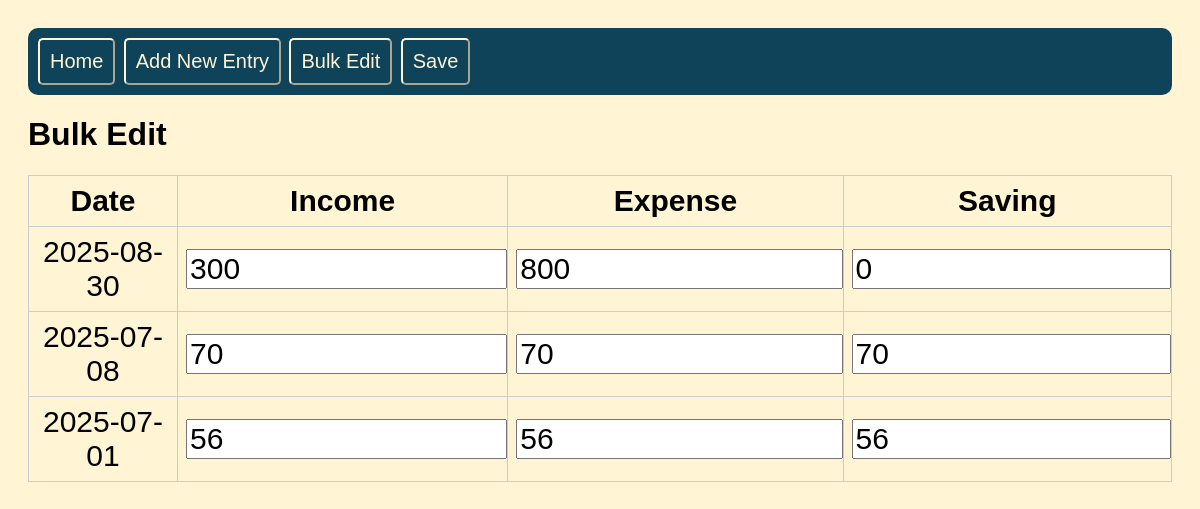
/bulk_edit_form, run on an earlier commit of the app's database.
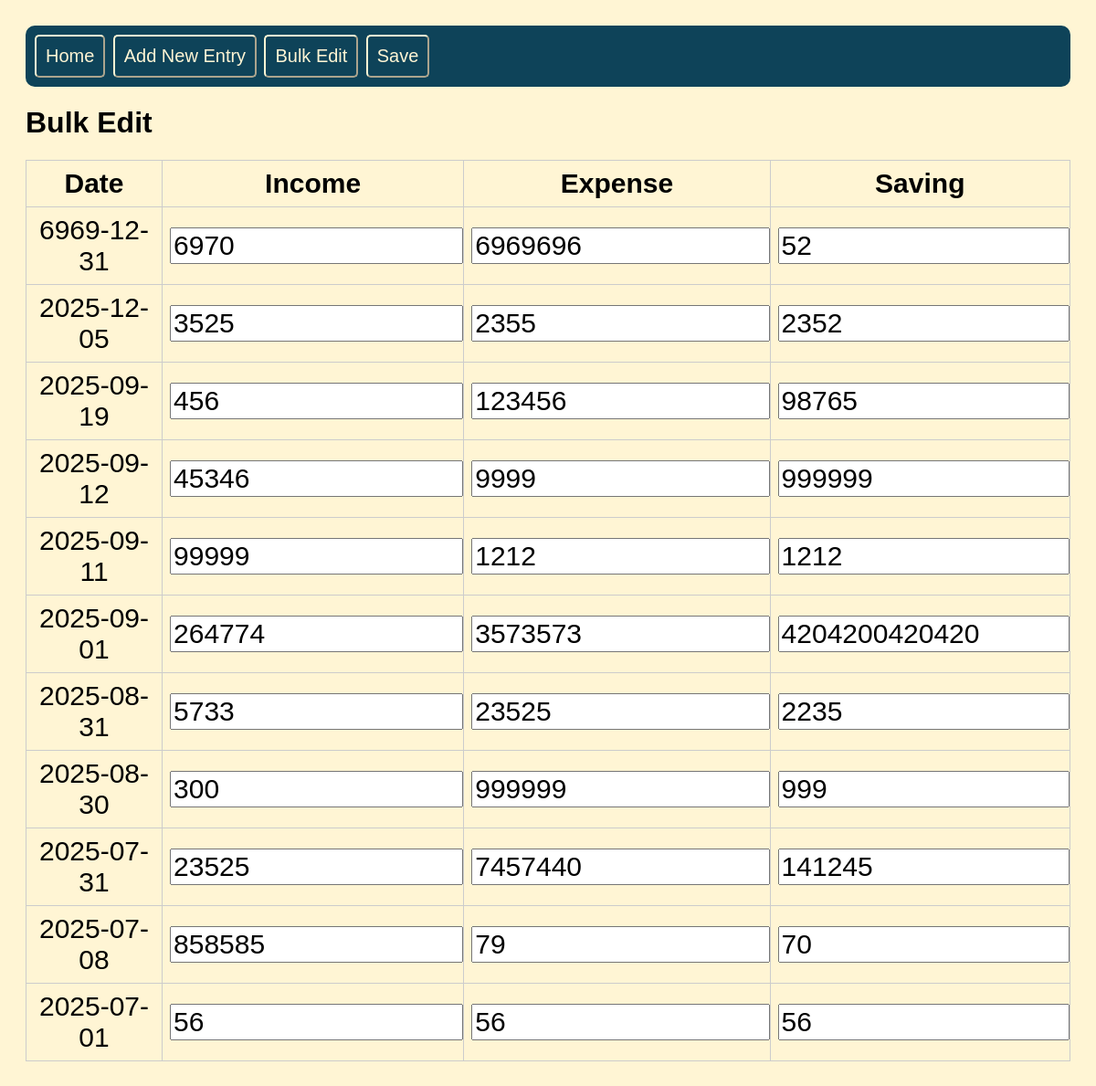
And on a later commit of the database.
### tables this page shows
CREATE TABLE data (
    date TEXT PRIMARY KEY,
    income INTEGER NOT NULL,
    expense INTEGER NOT NULL,
    saving INTEGER NOT NULL
);

### app.py (the view, shortened to what this page needs)
@app.route("/bulk_edit_form", methods= ["GET","POST"])
def bulk_edit_form():
    rows = database.show_data()
    return render_template("bulk_edit.html", rows=rows)

### database.py (called while the page is built)
def show_data():
    conn=sqlite3.connect(db_path)
    cursor=conn.cursor()
    cursor.execute("SELECT * FROM data ORDER BY date DESC")
    rows = cursor.fetchall()
    conn.close()
    return rows

### templates/bulk_edit.html (shortened to what this page needs)
<!DOCTYPE html>
<html>
<head>
    <link rel="stylesheet" href="{{ url_for('static', filename='styles.css') }}">
</head>
<nav>
    <a href = "{{url_for('index')}}">
        <button>Home</button>
    </a>
    <a href="{{ url_for('add_form') }}">
        <button>Add New Entry</button>
    </a>
    <a href ="{{ url_for('bulk_edit_form') }}">
        <button>Bulk Edit</button>
    </a>
    <button type="submit" form="bulkForm">Save</button>
</nav>
<body>
    <h1>Bulk Edit</h1>
    <form id="bulkForm" action="{{ url_for('bulk_edit_form') }}" method="post">
        <table>
            <tr>
                <th>Date</th>
                <th>Income</th>
                <th>Expense</th>
                <th>Saving</th>
            </tr>
            {% for row in rows %}
            <tr>
                <td>
                    {{ row[0] }}
                </td>
                <td><input type="number" name="income_{{ row[0] }}" value="{{ row[1] }}" class="edit_table"></td>
                <td><input type="number" name="expense_{{ row[0] }}" value="{{ row[2] }}" class="edit_table"></td>
                <td><input type="number" name="saving_{{ row[0] }}" value="{{ row[3] }}" class="edit_table"></td>
            </tr>
            {% endfor %}
        </table>
    </form>
</body>
</html>

### static/styles.css (style rules this page uses)
body { font-family: Arial, sans-serif; background-color: rgb(255, 245, 212); padding: 20px; }
table, .edit_table { border-collapse: collapse; font-size: 30px; width: 100%; }
th, td { border: 1px solid #ccc; padding: 8px; text-align: center; }
form { margin-top: 20px; }
nav { font-size: 30px; background-color: rgb(14, 67, 89); text-align: left; border-radius: 10px; padding: 10px; }
button { color: rgb(255, 245, 212); background-color: rgb(14, 67, 89); border-width: 2px; border-color:rgb(255, 245, 212); font-size: 20px; border-radius: 5px; padding: 10px; cursor: pointer; }
a { text-decoration: none; }

What changed in the data, as far as the page shows it:
added data: date "6969-12-31", income "6970", expense "6969696", saving "52"
added data: date "2025-12-05", income "3525", expense "2355", saving "2352"
added data: date "2025-09-19", income "456", expense "123456", saving "98765"
added data: date "2025-09-12", income "45346", expense "9999", saving "999999"
added data: date "2025-09-11", income "99999", expense "1212", saving "1212"
added data: date "2025-09-01", income "264774", expense "3573573", saving "4204200420420"
added data: date "2025-08-31", income "5733", expense "23525", saving "2235"
changed data "2025-08-30": expense "800" → "999999"; saving "0" → "999"
added data: date "2025-07-31", income "23525", expense "7457440", saving "141245"
changed data "2025-07-08": income "70" → "858585"; expense "70" → "79"
